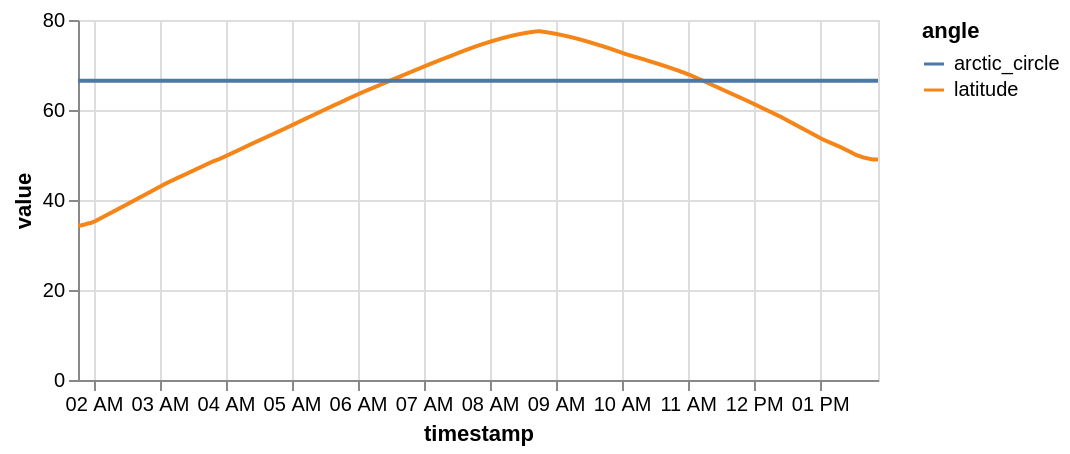

Vega-Lite specification stored for this chart:
### Vega-Lite specification from a JSON file in a GitHub repository (floating-point values rounded to 4 significant figures; data arrays with more than 128 entries replaced by an {"elided": "..."} marker saying what was removed)
{"config": {"view": {"continuousWidth": 400, "continuousHeight": 300}}, "data": {"values": {"elided": "2910 records"}}, "mark": {"type": "line", "interpolate": "monotone"}, "encoding": {"color": {"type": "nominal", "field": "variable", "legend": {"title": "angle"}}, "x": {"type": "temporal", "field": "timestamp"}, "y": {"type": "quantitative", "field": "value"}}, "height": 180, "transform": [{"field": "timestamp", "timeUnit": "utcyearmonthdatehoursminutesseconds", "as": "timestamp"}], "width": 400, "$schema": "https://vega.github.io/schema/vega-lite/v5.json"}
